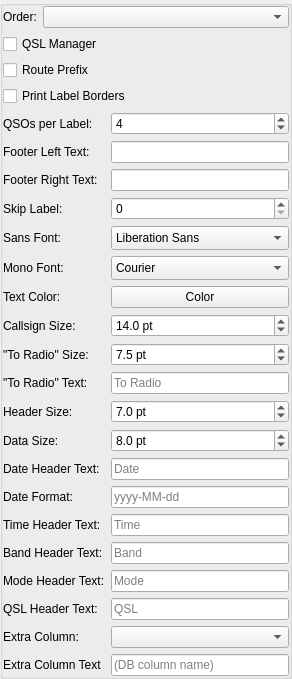
          <widget class="QGroupBox" name="printOptionsSectionContent">
           <property name="title">
            <string/>
           </property>
           <property name="flat">
            <bool>true</bool>
           </property>
           <layout class="QFormLayout" name="printOptionsLayout">
            <property name="horizontalSpacing">
             <number>6</number>
            </property>
            <property name="leftMargin">
             <number>0</number>
            </property>
            <property name="topMargin">
             <number>0</number>
            </property>
            <property name="rightMargin">
             <number>0</number>
            </property>
            <property name="bottomMargin">
             <number>0</number>
            </property>
            <item row="0" column="0" colspan="2">
             <layout class="QFormLayout" name="routingOptionsLayout">
              <property name="horizontalSpacing">
               <number>6</number>
              </property>
              <property name="leftMargin">
               <number>0</number>
              </property>
              <property name="topMargin">
               <number>0</number>
              </property>
              <property name="rightMargin">
               <number>0</number>
              </property>
              <property name="bottomMargin">
               <number>0</number>
              </property>
              <item row="0" column="0">
               <widget class="QLabel" name="orderLabel">
                <property name="text">
                 <string>Order:</string>
                </property>
               </widget>
              </item>
              <item row="0" column="1">
               <widget class="QComboBox" name="orderComboBox">
                <property name="toolTip">
                 <string>QSL Route uses the QSL manager's destination when available.</string>
                </property>
               </widget>
              </item>
              <item row="1" column="0" colspan="2">
               <widget class="QCheckBox" name="qslManagerCheckBox">
                <property name="toolTip">
                 <string>Print the QSL manager next to the callsign.</string>
                </property>
                <property name="text">
                 <string>QSL Manager</string>
                </property>
               </widget>
              </item>
              <item row="2" column="0" colspan="2">
               <widget class="QCheckBox" name="routePrefixCheckBox">
                <property name="toolTip">
                 <string>Print the destination prefix on every label or card.</string>
                </property>
                <property name="text">
                 <string>Route Prefix</string>
                </property>
               </widget>
              </item>
              <item row="3" column="0" colspan="2">
               <widget class="QCheckBox" name="printBordersCheckBox">
                <property name="text">
                 <string>Print Label Borders</string>
                </property>
               </widget>
              </item>
             </layout>
            </item>
            <item row="1" column="0">
             <widget class="QLabel" name="maxRowsLabel">
              <property name="text">
               <string>QSOs per Label:</string>
              </property>
             </widget>
            </item>
            <item row="1" column="1">
             <widget class="QSpinBox" name="maxRowsSpinBox">
              <property name="minimum">
               <number>1</number>
              </property>
              <property name="maximum">
               <number>10</number>
              </property>
              <property name="value">
               <number>4</number>
              </property>
             </widget>
            </item>
            <item row="2" column="0">
             <widget class="QLabel" name="footerLeftLabel">
              <property name="text">
               <string>Footer Left Text:</string>
              </property>
             </widget>
            </item>
            <item row="2" column="1">
             <widget class="QLineEdit" name="footerLeftEdit"/>
            </item>
            <item row="3" column="0">
             <widget class="QLabel" name="footerRightLabel">
              <property name="text">
               <string>Footer Right Text:</string>
              </property>
             </widget>
            </item>
            <item row="3" column="1">
             <widget class="QLineEdit" name="footerRightEdit"/>
            </item>
            <item row="4" column="0">
             <widget class="QLabel" name="skipLabelsLabel">
              <property name="text">
               <string>Skip Label:</string>
              </property>
             </widget>
            </item>
            <item row="4" column="1">
             <widget class="QSpinBox" name="skipSpinBox">
              <property name="minimum">
               <number>0</number>
              </property>
              <property name="maximum">
               <number>99</number>
              </property>
             </widget>
            </item>
            <item row="5" column="0">
             <widget class="QLabel" name="sansFontLabel">
              <property name="text">
               <string>Sans Font:</string>
              </property>
             </widget>
            </item>
            <item row="5" column="1">
             <widget class="QFontComboBox" name="sansFontComboBox">
              <property name="editable">
               <bool>false</bool>
              </property>
              <property name="currentText">
               <string notr="true">Ubuntu Sans</string>
              </property>
              <property name="sizeAdjustPolicy">
               <enum>QComboBox::AdjustToMinimumContentsLengthWithIcon</enum>
              </property>
              <property name="minimumContentsLength">
               <number>16</number>
              </property>
             </widget>
            </item>
            <item row="6" column="0">
             <widget class="QLabel" name="monoFontLabel">
              <property name="text">
               <string>Mono Font:</string>
              </property>
             </widget>
            </item>
            <item row="6" column="1">
             <widget class="QFontComboBox" name="monoFontComboBox">
              <property name="editable">
               <bool>false</bool>
              </property>
              <property name="currentText">
               <string notr="true">Andale Mono</string>
              </property>
              <property name="sizeAdjustPolicy">
               <enum>QComboBox::AdjustToMinimumContentsLengthWithIcon</enum>
              </property>
              <property name="minimumContentsLength">
               <number>16</number>
              </property>
              <property name="fontFilters">
               <set>QFontComboBox::MonospacedFonts</set>
              </property>
             </widget>
            </item>
            <item row="7" column="0">
             <widget class="QLabel" name="labelTextColorLabel">
              <property name="text">
               <string>Text Color:</string>
              </property>
             </widget>
            </item>
            <item row="7" column="1">
             <widget class="QPushButton" name="labelTextColorButton">
              <property name="text">
               <string>Color</string>
              </property>
             </widget>
            </item>
            <item row="8" column="0">
             <widget class="QLabel" name="callsignSizeLabel">
              <property name="text">
               <string>Callsign Size:</string>
              </property>
             </widget>
            </item>
            <item row="8" column="1">
             <widget class="BaseDoubleSpinBox" name="callsignSizeSpinBox">
              <property name="suffix">
               <string notr="true"> pt</string>
              </property>
              <property name="decimals">
               <number>1</number>
              </property>
              <property name="minimum">
               <double>4.000000000000000</double>
              </property>
              <property name="maximum">
               <double>72.000000000000000</double>
              </property>
              <property name="singleStep">
               <double>0.500000000000000</double>
              </property>
              <property name="value">
               <double>14.000000000000000</double>
              </property>
             </widget>
            </item>
            <item row="9" column="0">
             <widget class="QLabel" name="toRadioSizeLabel">
              <property name="text">
               <string>&quot;To Radio&quot; Size:</string>
              </property>
             </widget>
            </item>
            <item row="9" column="1">
             <widget class="BaseDoubleSpinBox" name="toRadioSizeSpinBox">
              <property name="suffix">
               <string notr="true"> pt</string>
              </property>
              <property name="decimals">
               <number>1</number>
              </property>
              <property name="minimum">
               <double>4.000000000000000</double>
              </property>
              <property name="maximum">
               <double>72.000000000000000</double>
              </property>
              <property name="singleStep">
               <double>0.500000000000000</double>
              </property>
              <property name="value">
               <double>7.500000000000000</double>
              </property>
             </widget>
            </item>
            <item row="10" column="0">
             <widget class="QLabel" name="toRadioTextLabel">
              <property name="text">
               <string>&quot;To Radio&quot; Text:</string>
              </property>
             </widget>
            </item>
            <item row="10" column="1">
             <widget class="QLineEdit" name="toRadioTextEdit">
              <property name="placeholderText">
               <string notr="true">To Radio</string>
              </property>
             </widget>
            </item>
            <item row="11" column="0">
             <widget class="QLabel" name="headerSizeLabel">
              <property name="text">
               <string>Header Size:</string>
              </property>
             </widget>
            </item>
            <item row="11" column="1">
             <widget class="BaseDoubleSpinBox" name="headerSizeSpinBox">
              <property name="suffix">
               <string notr="true"> pt</string>
              </property>
              <property name="decimals">
               <number>1</number>
              </property>
              <property name="minimum">
               <double>4.000000000000000</double>
              </property>
              <property name="maximum">
               <double>72.000000000000000</double>
              </property>
              <property name="singleStep">
               <double>0.500000000000000</double>
              </property>
              <property name="value">
               <double>7.000000000000000</double>
              </property>
             </widget>
            </item>
            <item row="12" column="0">
             <widget class="QLabel" name="dataSizeLabel">
              <property name="text">
               <string>Data Size:</string>
              </property>
             </widget>
            </item>
            <item row="12" column="1">
             <widget class="BaseDoubleSpinBox" name="dataSizeSpinBox">
              <property name="suffix">
               <string notr="true"> pt</string>
              </property>
              <property name="decimals">
               <number>1</number>
              </property>
              <property name="minimum">
               <double>4.000000000000000</double>
              </property>
              <property name="maximum">
               <double>72.000000000000000</double>
              </property>
              <property name="singleStep">
               <double>0.500000000000000</double>
              </property>
              <property name="value">
               <double>8.000000000000000</double>
              </property>
             </widget>
            </item>
            <item row="13" column="0">
             <widget class="QLabel" name="hdrDateLabel">
              <property name="text">
               <string>Date Header Text:</string>
              </property>
             </widget>
            </item>
            <item row="13" column="1">
             <widget class="QLineEdit" name="hdrDateEdit">
              <property name="placeholderText">
               <string notr="true">Date</string>
              </property>
             </widget>
            </item>
            <item row="14" column="0">
             <widget class="QLabel" name="dateFormatLabel">
              <property name="text">
               <string>Date Format:</string>
              </property>
             </widget>
            </item>
            <item row="14" column="1">
             <widget class="QLineEdit" name="dateFormatEdit">
              <property name="placeholderText">
               <string notr="true">yyyy-MM-dd</string>
              </property>
             </widget>
            </item>
            <item row="15" column="0">
             <widget class="QLabel" name="hdrTimeLabel">
              <property name="text">
               <string>Time Header Text:</string>
              </property>
             </widget>
            </item>
            <item row="15" column="1">
             <widget class="QLineEdit" name="hdrTimeEdit">
              <property name="placeholderText">
               <string notr="true">Time</string>
              </property>
             </widget>
            </item>
            <item row="16" column="0">
             <widget class="QLabel" name="hdrBandLabel">
              <property name="text">
               <string>Band Header Text:</string>
              </property>
             </widget>
            </item>
            <item row="16" column="1">
             <widget class="QLineEdit" name="hdrBandEdit">
              <property name="placeholderText">
               <string notr="true">Band</string>
              </property>
             </widget>
            </item>
            <item row="17" column="0">
             <widget class="QLabel" name="hdrModeLabel">
              <property name="text">
               <string>Mode Header Text:</string>
              </property>
             </widget>
            </item>
            <item row="17" column="1">
             <widget class="QLineEdit" name="hdrModeEdit">
              <property name="placeholderText">
               <string notr="true">Mode</string>
              </property>
             </widget>
            </item>
            <item row="18" column="0">
             <widget class="QLabel" name="hdrQslLabel">
              <property name="text">
               <string>QSL Header Text:</string>
              </property>
             </widget>
            </item>
            <item row="18" column="1">
             <widget class="QLineEdit" name="hdrQslEdit">
              <property name="placeholderText">
               <string notr="true">QSL</string>
              </property>
             </widget>
            </item>
            <item row="19" column="0">
             <widget class="QLabel" name="extraColumnLabel">
              <property name="text">
               <string>Extra Column:</string>
              </property>
             </widget>
            </item>
            <item row="19" column="1">
             <widget class="QComboBox" name="extraColumnComboBox">
              <property name="sizeAdjustPolicy">
               <enum>QComboBox::AdjustToContents</enum>
              </property>
             </widget>
            </item>
            <item row="20" column="0">
             <widget class="QLabel" name="columnHeaderLabel">
              <property name="text">
               <string>Extra Column Text</string>
              </property>
             </widget>
            </item>
            <item row="20" column="1">
             <widget class="QLineEdit" name="columnHeaderEdit">
              <property name="placeholderText">
               <string>(DB column name)</string>
              </property>
             </widget>
            </item>
           </layout>
          </widget>
